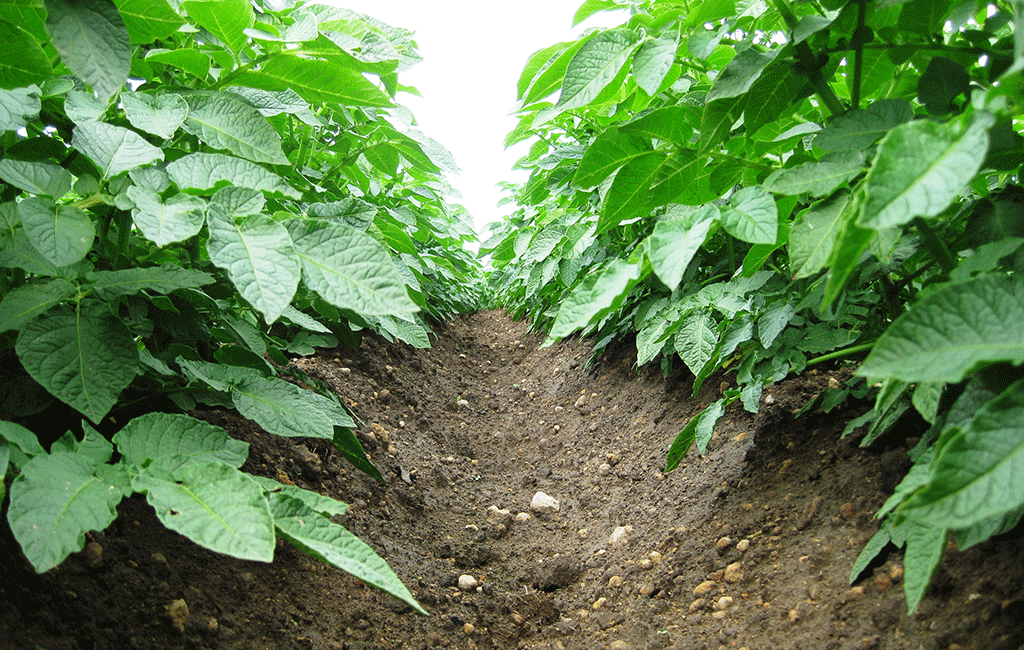
#> input picture IMG_TEST/c3.png, 1024 x 650 px
$ python nn.py   (older library calls are emulated)
#> lines starting #> are read from the running program, lines starting #| are printed output that depends on the picture
import cv2
import matplotlib.pyplot as plt
import numpy as np
import scipy.misc
import scipy.ndimage
import skimage.filters
import sklearn.metrics

# Turn on interactive mode. Turn off with plt.ioff()
plt.ion()

grayscale = cv2.imread('c3.png')[:,:,1]
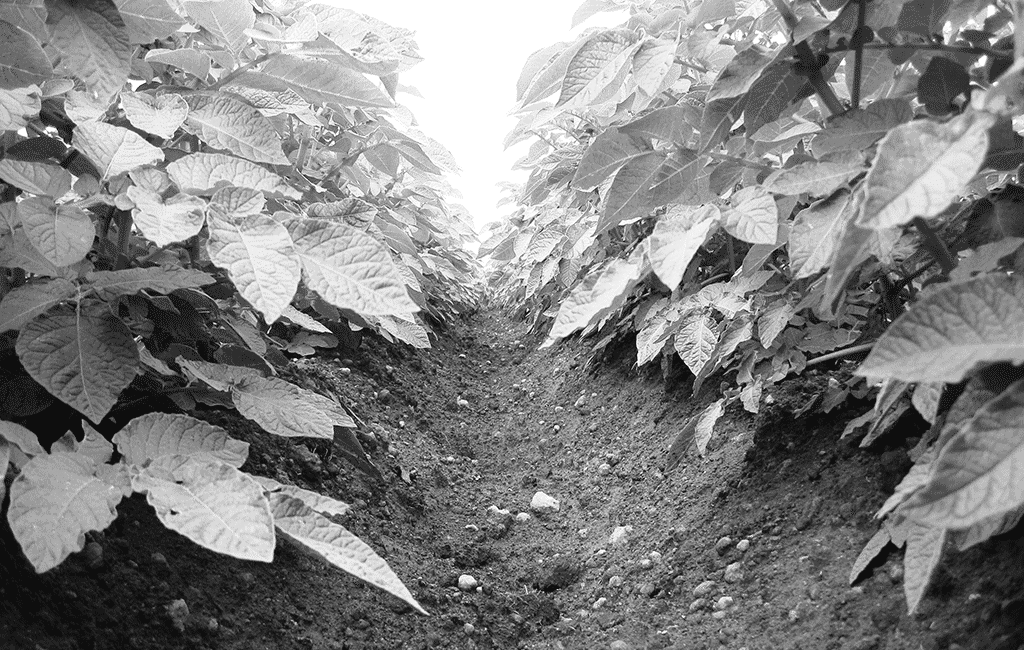
#> grayscale: shape (650, 1024); min 14, max 255, mean 130.5
grayscale = 255 - grayscale
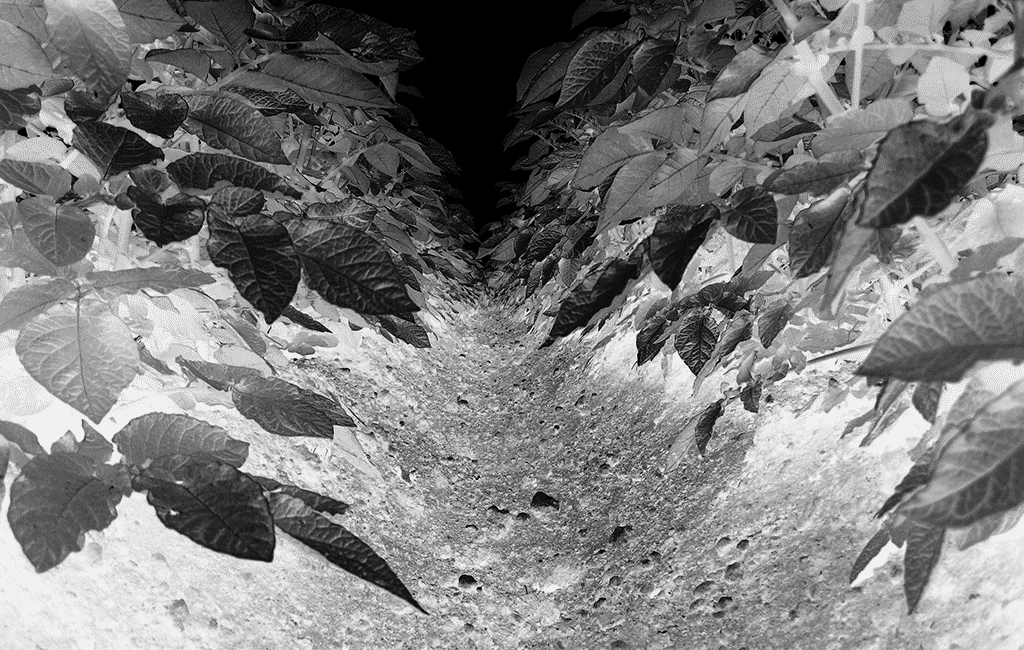
#> grayscale: shape (650, 1024); min 0, max 241, mean 124.5
#> (the run stopped early here; a loop or call above may not have finished)

$ run again, with IMG_TEST/c11.png copied over IMG_TEST/c3.png
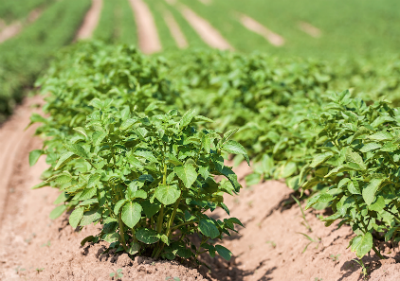
#> input picture IMG_TEST/c11.png, 400 x 281 px
#> `grayscale = cv2.imread('c3.png')[:,:,1]`:
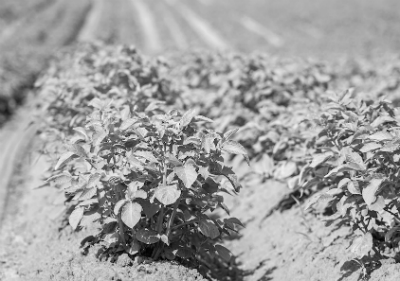
#> grayscale: shape (281, 400); min 2, max 244, mean 159.4
#> `grayscale = 255 - grayscale`:
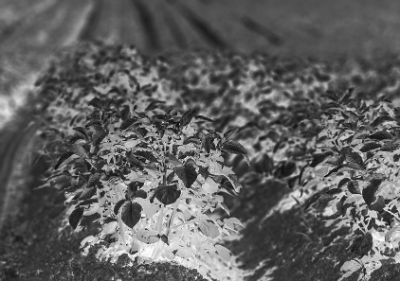
#> grayscale: shape (281, 400); min 11, max 253, mean 95.6

$ run again, with IMG_TEST/c12.png copied over IMG_TEST/c3.png
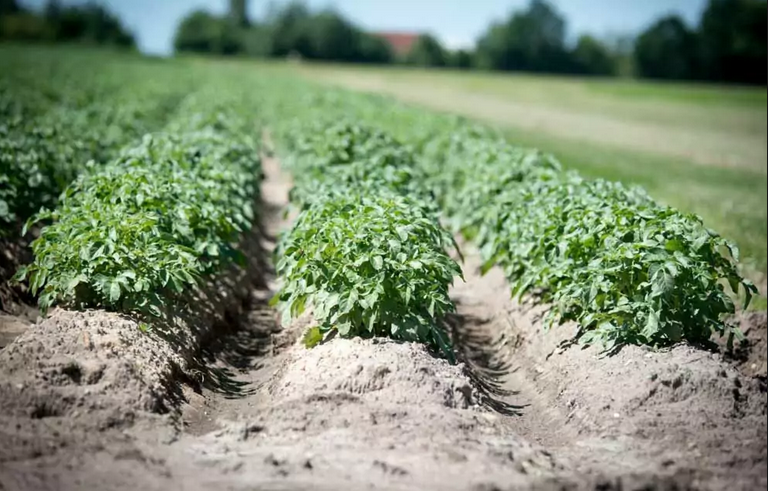
#> input picture IMG_TEST/c12.png, 768 x 491 px
#> `grayscale = cv2.imread('c3.png')[:,:,1]`:
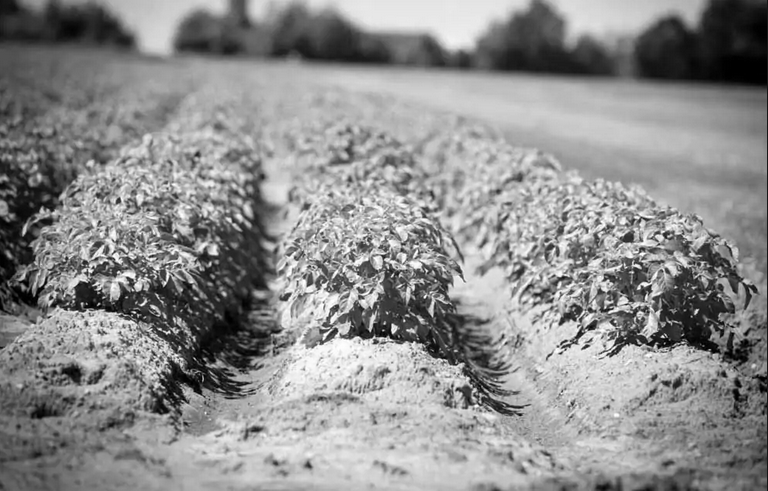
#> grayscale: shape (491, 768); min 0, max 255, mean 140.9
#> `grayscale = 255 - grayscale`:
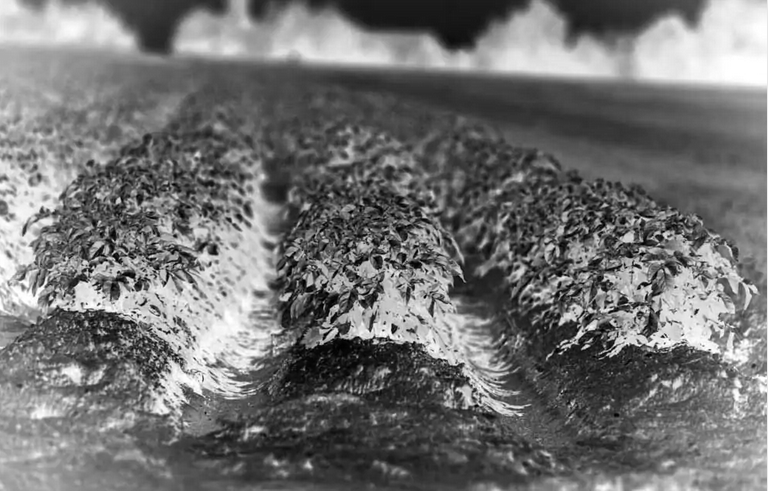
#> grayscale: shape (491, 768); min 0, max 255, mean 114.1

$ run again, with IMG_TEST/c13.png copied over IMG_TEST/c3.png
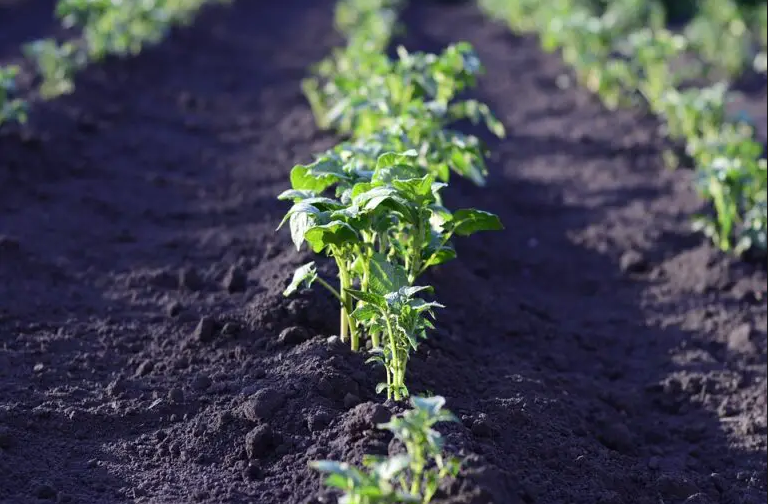
#> input picture IMG_TEST/c13.png, 768 x 504 px
#> `grayscale = cv2.imread('c3.png')[:,:,1]`:
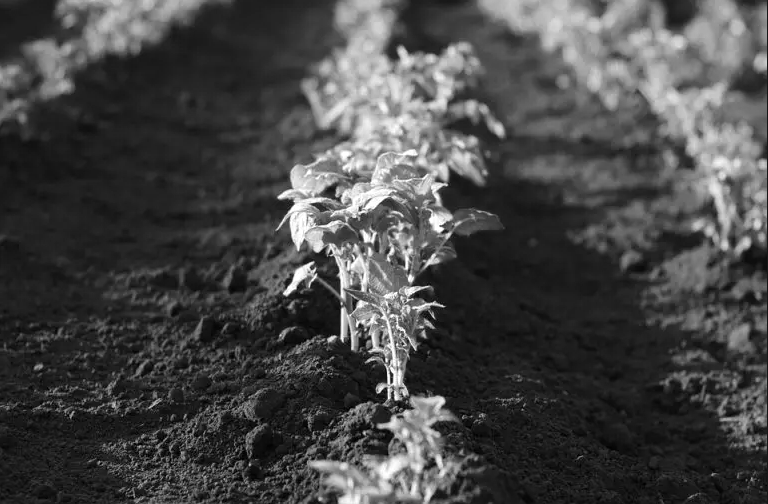
#> grayscale: shape (504, 768); min 0, max 255, mean 70.7
#> `grayscale = 255 - grayscale`:
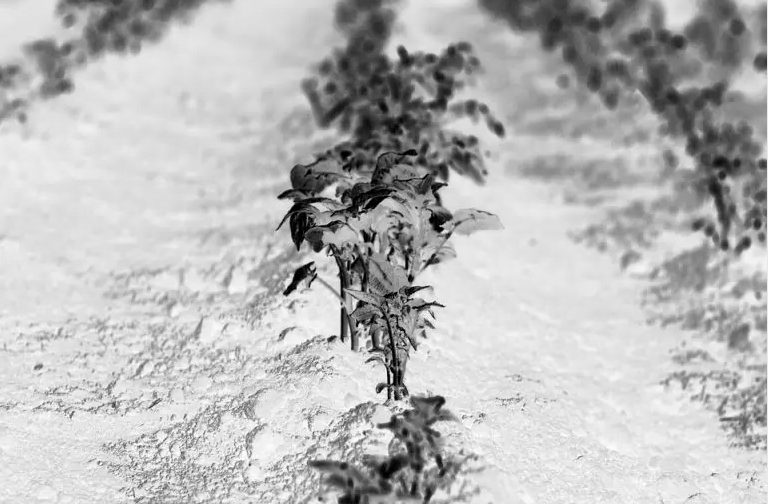
#> grayscale: shape (504, 768); min 0, max 255, mean 184.3
